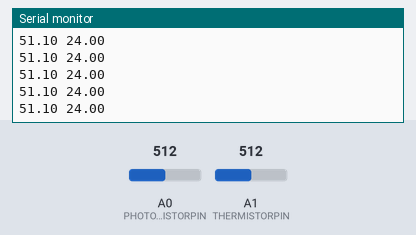
Bench run of a sketch on a simulated Arduino Uno, built with avr-gcc and run on an emulated ATmega328P. Shown: the last lines printed to the serial monitor. The inputs (shaded band) are chosen by the test bench; at power-on: A0 (PHOTORESISTORPIN) = 512, A1 (THERMISTORPIN) = 512.

Above: at 1.2 s.
1.3 s: A0 (PHOTORESISTORPIN) set to 716
At 1.52 s:
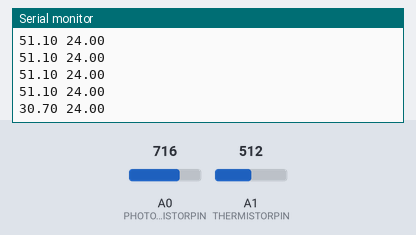
2.8 s: A1 (THERMISTORPIN) set to 716
At 2.89 s:
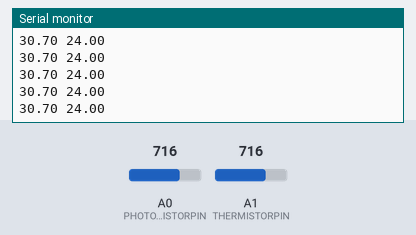
4.3 s: A0 (PHOTORESISTORPIN) set to 900
At 4.39 s:
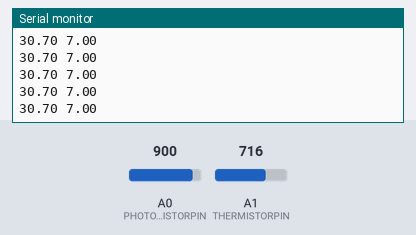
5.8 s: A1 (THERMISTORPIN) set to 900
At 5.89 s:
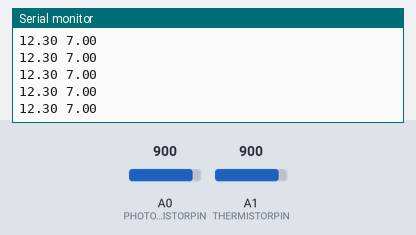
Timing chart, 0 to 8.3 s (numbered marks = the images above; inputs shaded):
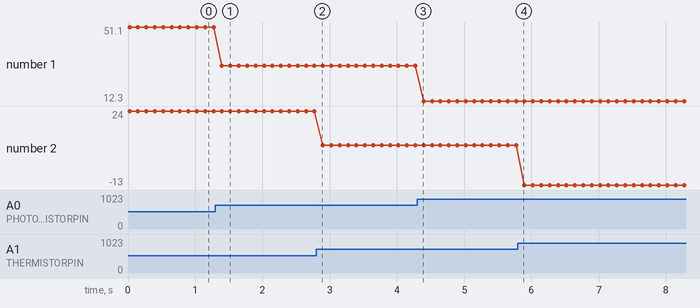

The sketch:

photoresistor.ino
```cpp
// which analog pin to connect
#define SERIESRESISTOR 10000
#define THERMISTORNOMINAL 10000
#define TEMPERATURENOMINAL 25
#define BCOEFFICIENT 3950

#define NUMSAMPLES 100

#define PHOTORESISTORPIN A0
#define THERMISTORPIN A1

uint16_t samplesLight[NUMSAMPLES];
uint16_t samplesTemp[NUMSAMPLES];

void setup(void) {
  Serial.begin(9600);
  analogReference(EXTERNAL);
  Serial.println();
}

void loop(void) {
  uint8_t i;
  float averageLight;
  float averageTemp;

  // Get light readings
  for (i=0; i< NUMSAMPLES; i++) {
   samplesLight[i] = analogRead(PHOTORESISTORPIN);
   samplesTemp[i] = analogRead(THERMISTORPIN);
   //delay(50);
  }
  averageLight = 0;
  for (i=0; i< NUMSAMPLES; i++) {
     averageLight += samplesLight[i];
  }
  averageLight /= NUMSAMPLES;
  averageLight = 1023 - averageLight;
  Serial.print(averageLight / 10);
  // end of light readings

  Serial.print(" ");

  averageTemp = 0;
  for (i=0; i< NUMSAMPLES; i++) {
     averageTemp += samplesTemp[i];
  }
  averageTemp /= NUMSAMPLES;
  averageTemp = 1023 / averageTemp - 1;
  averageTemp = SERIESRESISTOR / averageTemp;

  float steinhart;
  steinhart = averageTemp / THERMISTORNOMINAL;     // (R/Ro)
  steinhart = log(steinhart);                  // ln(R/Ro)
  steinhart /= BCOEFFICIENT;                   // 1/B * ln(R/Ro)
  steinhart += 1.0 / (TEMPERATURENOMINAL + 273.15); // + (1/To)
  steinhart = 1.0 / steinhart;                 // Invert
  steinhart -= 273.15;                         // convert to C
  steinhart = int(steinhart);

  Serial.print(steinhart);
  //Serial.print(" ");

  Serial.println();
  delay(100);
}
```

Measured:
- after the input at 1.3 s, the serial monitor: prints a new line after 0.10 s (image 1)
- plotted number 1: 51.1 → 30.7 after the input at 1.3 s, 30.7 → 12.3 after the input at 4.3 s
- plotted number 2: 24 → 7 after the input at 2.8 s, 7 → -13 after the input at 5.8 s
